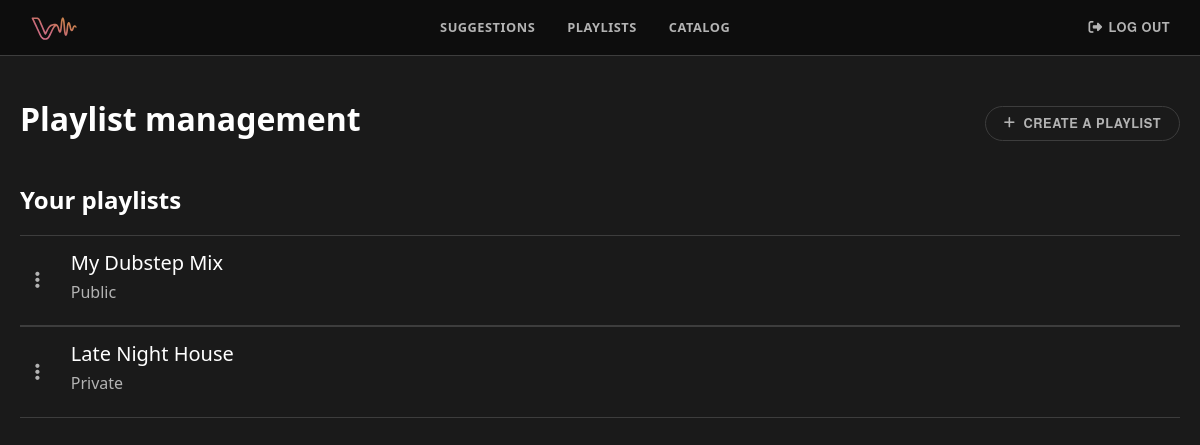
The app's page /me/playlists/ (signed in) with its own data.
### listeners/models.py (models this page shows)
class Playlist(models.Model):
    title = models.CharField(max_length=100, default='New playlist')
    listener = models.ForeignKey(settings.AUTH_USER_MODEL, on_delete=models.CASCADE)
    saved_by = models.ManyToManyField(
        settings.AUTH_USER_MODEL,
        related_name='saved_playlists',
        blank=True)
    tracks = models.ManyToManyField('catalog.Track', blank=True, related_name='playlists')
    is_public = models.BooleanField(default=False)

### listeners/views.py (the view, shortened to what this page needs)
# urls.py: path('playlists/', PlaylistView.as_view(), name='user_playlists'),
class PlaylistView(LoginRequiredMixin, generic.ListView):
    model = Playlist
    template_name = "user_playlists.html"
    context_object_name = 'playlists'
    def get_queryset(self):
        return Playlist.objects.filter(listener=self.request.user)
    def get_context_data(self, **kwargs):
        context = super().get_context_data(**kwargs)
        saved_playlists = Playlist.objects.filter(
            saved_by=self.request.user,
            is_public=True,
        ).exclude(
            listener=self.request.user)
        context['saved_playlists'] = saved_playlists
        return context

### accounts/models.py (called while the page is built)
    @property
    def is_listener(self):
        return self.groups.filter(name='Listeners').exists()

### templates/user_playlists.html (shortened to what this page needs)
{% extends "base.html" %}
{% load static %}
{% block css %}
    <link rel="stylesheet" href="{% static 'style/user_playlists.css' %}">
    <link rel="stylesheet" href="{% static 'style/search.css' %}">
{% endblock %}
{% block content %}
    <main>
        <div class="d-flex justify-content-between align-items-center flex-wrap gap-3">
            <h1 style="color: var(--text-primary); font-size: 2rem; font-weight: 800;">Playlist management</h1>
            <button class="adv-filter-btn d-flex align-items-center gap-2" style="display: flex;" data-bs-toggle="modal"
                    data-bs-target="#createPlaylistModal">
                <i class="fa-solid fa-plus"></i>
                <span>Create a playlist</span>
            </button>
        </div>
        <section id="personal-playlists">
            {% if playlists %}
                <h2 class="section-title">Your playlists</h2>
                {% for playlist in playlists %}
                    <div class="result-unit" data-type="playlist" data-id="{{ playlist.id }}"
                         data-href="{% url 'playlist_detail' playlist.id %}">
                        <div class="result-details align-items-center">
                            <div class="result-container">
                                <div class="dropdown me-3">
                                    <button class="playlist-options-btn" type="button" data-bs-toggle="dropdown"
                                            aria-expanded="false">
                                        <i class="fa-solid fa-ellipsis-vertical"></i>
                                    </button>
                                </div>
                                <div class="result-description">
                                    <h2>{{ playlist.title }}</h2>
                                    <h3>{% if playlist.is_public %}Public{% else %}Private{% endif %}</h3>
                                </div>
                            </div>
                        </div>
                    </div>
                {% endfor %}
            {% endif %}
        </section>
    </main>
{% endblock %}

### static/style/base.css (style rules this page uses)
*, *::before, *::after { box-sizing: border-box; margin: 0; padding: 0; }
html, body { width: 100%; overflow-x: hidden; font-family: 'Helvetica Neue', Arial, sans-serif; -webkit-tap-highlight-color: transparent; color: #fff; }
body { background-color: var(--bg-surface) !important }
:root { --bg-primary: #0D0D0D; --bg-surface: #1A1A1A; --bg-hover: #2A2A2A; --border: #3D3D3D; --accent-from: #E8517A; --accent-to: #E8874A; --accent-grad: linear-gradient(135deg, #E8517A 0%, #E8874A 100%); --accent-mid: #E86A5F; --accent-violet: #7B2FFF; --accent-cyan: #00E5FF; --accent-orange: #FF8C00; --text-primary: #FFFFFF; --text-muted: #B3B3B3; --text-hint: #595959; --nav-height: 56px; }
main { margin: 100px 20px; }

### static/style/user_playlists.css (style rules this page uses)
.playlist-options-btn { background: transparent; border: none; color: var(--text-muted); font-size: 1.2rem; cursor: pointer; transition: color 0.2s; }
.section-title { color: var(--text-primary); font-size: 1.5rem; font-weight: 800; margin-bottom: 20px; margin-top: 40px; }
.adv-filter-btn { text-decoration: none; margin-left: 0.8rem; font-weight: 700; }

### static/style/search.css (style rules this page uses)
.ma-filter-btn, .adv-filter-btn { padding: 7px 18px; border-radius: 20px; border: 1px solid var(--border); background: var(--bg-surface); color: var(--text-muted); font-family: 'Helvetica Neue', Arial, sans-serif; font-size: 0.8rem; font-weight: 700; letter-spacing: 0.04em; text-transform: uppercase; cursor: pointer; transition: color 0.2s, background 0.2s, border-color 0.2s; }
.adv-filter-btn { display: none; align-items: center; gap:10px }
.result-unit, .result-details { display: flex; flex-direction: row; }
.result-unit { border-top: 1px solid var(--border); border-bottom: 1px solid var(--border); padding: 15px; justify-content: space-between; align-items: center; cursor: pointer; }
.result-description { margin-left: 15px; }
.result-description h2, .song-detail h2 { font-size: 1.25rem; color: var(--text-primary); }
.result-description h3, .song-detail h3 { font-size: 1rem; color: var(--text-muted); }
.adv-filter-btn { flex-shrink: 0; transition: opacity 0.2s, width 0.2s, padding 0.2s; }
.result-details { justify-content: space-between; flex: 1; }
.result-container { display: flex; flex-direction: row; align-items: center; }

### records on screen
Playlist: title "My Dubstep Mix", is_public "Public"
Playlist: title "Late Night House", is_public "Private"
